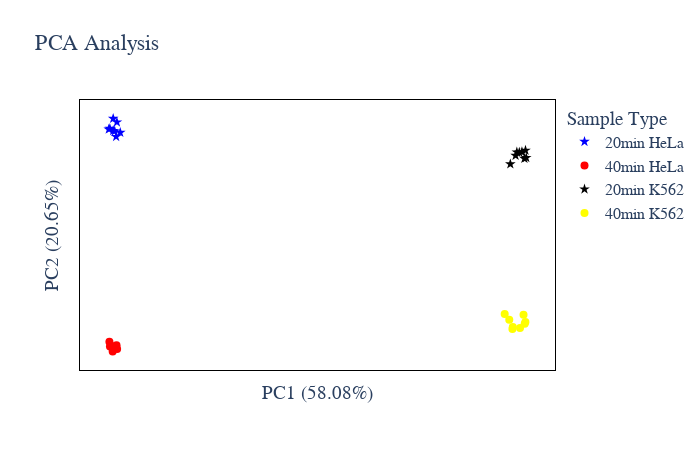

Notebook code for this chart:
### Code cell
# Protein Abundance PCA plot
plot_options={
            "compare groups": ["40min HeLa", "40min K562", "20min K562", "20min HeLa"],
            "title": "PCA Analysis",
            "color": ["blue", "red", "black", "yellow", "green", "purple",
                      "orange", "brown", "pink", "gray", "olive", "cyan"],
            "symbol": ['star', 'circle'],
            "marker_size": 8,
            "width": 700,
            "height": 450,
            "font": dict(size=16, family="Arial black"),
            "ylimits": [],
            "xlimits": []
        }
figure, _, _ =PCA_plots(data_obj, plot_options, saved_settings)
figure.show()

### Figure 1 — Plotly figure (JSON) as saved in the notebook; plotly's stock layout.template omitted (floating-point values rounded to 4 significant figures)
{"data": [{"hovertemplate": "%{text}<br>PC1: %{x} <br>PC2: %{y}", "legendgroup": "20min HeLa", "marker": {"color": "blue", "size": 8, "symbol": "star"}, "mode": "markers", "name": "20min HeLa", "orientation": "v", "showlegend": true, "text": ["Ex_AuLC1_15m_2D19_3_20um30cm_SPE50_15118120_OTOT_11860_12mz_02ng_1", "Ex_AuLC1_15m_2D19_3_20um30cm_SPE50_15118120_OTOT_11860_12mz_02ng_2", "Ex_AuLC1_15m_2D19_3_20um30cm_SPE50_15118120_OTOT_11860_12mz_02ng_3", "Ex_AuLC1_15m_2D19_3_20um30cm_SPE50_15118120_OTOT_11860_12mz_02ng_4", "Ex_AuLC1_15m_2D19_3_20um30cm_SPE50_15118120_OTOT_11860_12mz_02ng_5", "Ex_AuLC1_15m_2D19_3_20um30cm_SPE50_15118120_OTOT_11860_12mz_02ng_6", "Ex_AuLC1_15m_2D19_3_20um30cm_SPE50_15118120_OTOT_11860_12mz_02ng_7", "Ex_AuLC1_15m_2D19_3_20um30cm_SPE50_15118120_OTOT_11860_12mz_02ng_8"], "type": "scatter", "x": [-34.32, -34.32, -33.12, -35.07, -33.69, -34.88, -34.06, -33.82], "xaxis": "x", "y": [25.19, 22.64, 22.24, 22.93, 24.41, 23.09, 22.53, 21.37], "yaxis": "y"}, {"hovertemplate": "%{text}<br>PC1: %{x} <br>PC2: %{y}", "legendgroup": "40min HeLa", "marker": {"color": "red", "size": 8, "symbol": "circle"}, "mode": "markers", "name": "40min HeLa", "orientation": "v", "showlegend": true, "text": ["Ex_AuLC1_30m_2D19_3_20um30cm_SPE50_15118120_OTOT_11860_12mz_02ng_1", "Ex_AuLC1_30m_2D19_3_20um30cm_SPE50_15118120_OTOT_11860_12mz_02ng_2", "Ex_AuLC1_30m_2D19_3_20um30cm_SPE50_15118120_OTOT_11860_12mz_02ng_3", "Ex_AuLC1_30m_2D19_3_20um30cm_SPE50_15118120_OTOT_11860_12mz_02ng_4", "Ex_AuLC1_30m_2D19_3_20um30cm_SPE50_15118120_OTOT_11860_12mz_02ng_5", "Ex_AuLC1_30m_2D19_3_20um30cm_SPE50_15118120_OTOT_11860_12mz_02ng_6", "Ex_AuLC1_30m_2D19_3_20um30cm_SPE50_15118120_OTOT_11860_12mz_02ng_7", "Ex_AuLC1_30m_2D19_3_20um30cm_SPE50_15118120_OTOT_11860_12mz_02ng_8"], "type": "scatter", "x": [-34.74, -34.36, -33.76, -33.66, -34.96, -34.38, -34.87, -34.41], "xaxis": "x", "y": [-22.55, -23.04, -22.47, -23.29, -21.77, -22.94, -22.74, -23.8], "yaxis": "y"}, {"hovertemplate": "%{text}<br>PC1: %{x} <br>PC2: %{y}", "legendgroup": "20min K562", "marker": {"color": "black", "size": 8, "symbol": "star"}, "mode": "markers", "name": "20min K562", "orientation": "v", "showlegend": true, "text": ["Ex_AuLC1_15m_2D19_3_20um30cm_SPE50_15118120_OTOT_11860_12mz_02ngK5_1", "Ex_AuLC1_15m_2D19_3_20um30cm_SPE50_15118120_OTOT_11860_12mz_02ngK5_2", "Ex_AuLC1_15m_2D19_3_20um30cm_SPE50_15118120_OTOT_11860_12mz_02ngK5_3", "Ex_AuLC1_15m_2D19_3_20um30cm_SPE50_15118120_OTOT_11860_12mz_02ngK5_4", "Ex_AuLC1_15m_2D19_3_20um30cm_SPE50_15118120_OTOT_11860_12mz_02ngK5_5", "Ex_AuLC1_15m_2D19_3_20um30cm_SPE50_15118120_OTOT_11860_12mz_02ngK5_6", "Ex_AuLC1_15m_2D19_3_20um30cm_SPE50_15118120_OTOT_11860_12mz_02ngK5_7", "Ex_AuLC1_15m_2D19_3_20um30cm_SPE50_15118120_OTOT_11860_12mz_02ngK5_8"], "type": "scatter", "x": [32.93, 34.03, 35.62, 34.44, 35.49, 33.82, 35.31, 34.89], "xaxis": "x", "y": [15.62, 18.1, 16.96, 18.06, 18.47, 17.41, 16.76, 18.15], "yaxis": "y"}, {"hovertemplate": "%{text}<br>PC1: %{x} <br>PC2: %{y}", "legendgroup": "40min K562", "marker": {"color": "yellow", "size": 8, "symbol": "circle"}, "mode": "markers", "name": "40min K562", "orientation": "v", "showlegend": true, "text": ["Ex_AuLC1_30m_2D19_3_20um30cm_SPE50_15118120_OTOT_11860_12mz_02ngK5_1", "Ex_AuLC1_30m_2D19_3_20um30cm_SPE50_15118120_OTOT_11860_12mz_02ngK5_2", "Ex_AuLC1_30m_2D19_3_20um30cm_SPE50_15118120_OTOT_11860_12mz_02ngK5_3", "Ex_AuLC1_30m_2D19_3_20um30cm_SPE50_15118120_OTOT_11860_12mz_02ngK5_4", "Ex_AuLC1_30m_2D19_3_20um30cm_SPE50_15118120_OTOT_11860_12mz_02ngK5_5", "Ex_AuLC1_30m_2D19_3_20um30cm_SPE50_15118120_OTOT_11860_12mz_02ngK5_6", "Ex_AuLC1_30m_2D19_3_20um30cm_SPE50_15118120_OTOT_11860_12mz_02ngK5_7", "Ex_AuLC1_30m_2D19_3_20um30cm_SPE50_15118120_OTOT_11860_12mz_02ngK5_8"], "type": "scatter", "x": [31.97, 32.75, 35.48, 33.35, 35.35, 33.28, 35.16, 34.57], "xaxis": "x", "y": [-15.93, -17.14, -17.61, -18.67, -17.96, -19.09, -16.06, -18.86], "yaxis": "y"}], "layout": {"font": {"family": "Arial black", "size": 16}, "height": 450, "legend": {"title": {"text": "Sample Type"}, "tracegroupgap": 0}, "paper_bgcolor": "rgba(255, 255, 255, 255)", "plot_bgcolor": "rgba(255, 255, 255, 255)", "title": {"text": "PCA Analysis"}, "width": 700, "xaxis": {"anchor": "y", "domain": [0, 1], "linecolor": "black", "mirror": true, "showticklabels": false, "title": {"text": "PC1 (58.08%)"}}, "yaxis": {"anchor": "x", "domain": [0, 1], "linecolor": "black", "mirror": true, "showticklabels": false, "title": {"text": "PC2 (20.65%)"}}}}
